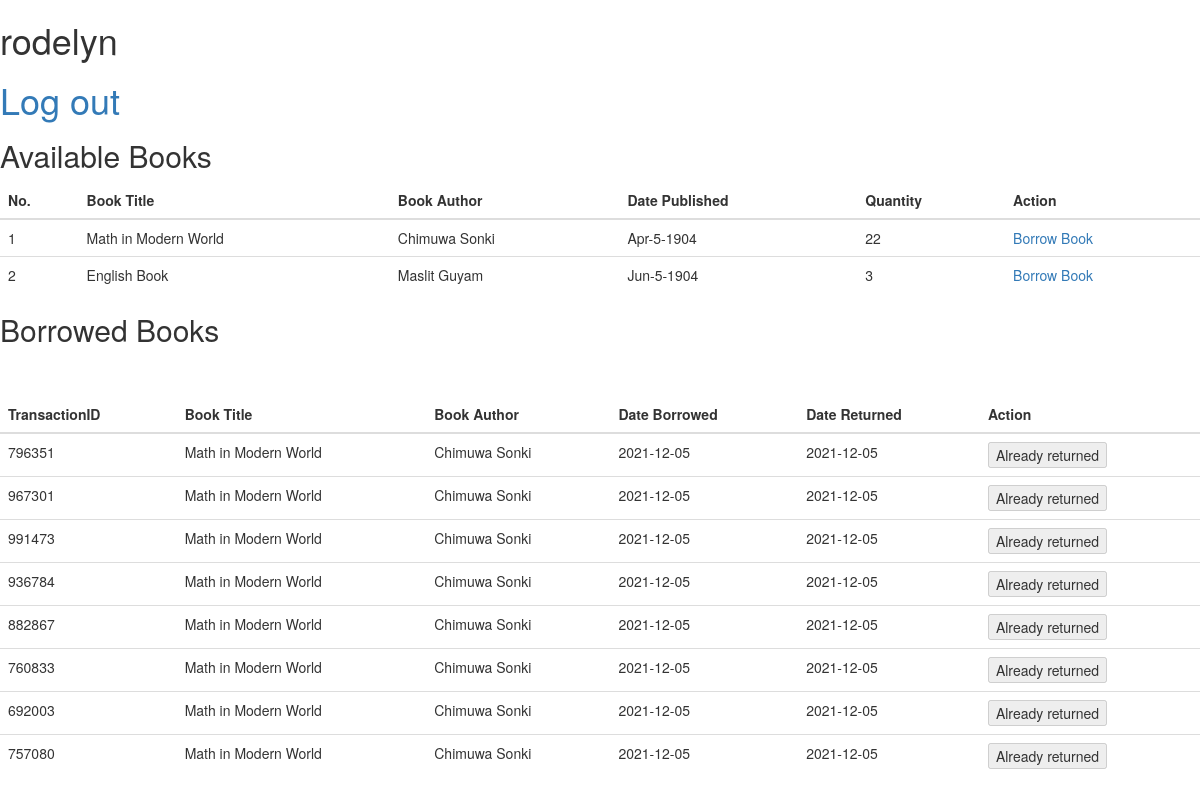
/mainpage.php (signed in), run on the app's committed database.
### tables this page shows
CREATE TABLE `tblbooks` (
  `No` int(11) NOT NULL,
  `BookTitle` varchar(50) NOT NULL,
  `BookAuthor` varchar(25) NOT NULL,
  `DatePublished` varchar(50) NOT NULL,
  `Quantity` int(11) NOT NULL
);

CREATE TABLE `booktransactions` (
  `TransactionID` int(11) NOT NULL,
  `BID` int(11) NOT NULL,
  `UserID` int(11) NOT NULL,
  `DateBorrowed` date NOT NULL,
  `DateReturned` date NOT NULL
);

### mainpage.php (the view, shortened to what this page needs)
<!DOCTYPE html>
<html lang = "en">
<head>
	<link rel="stylesheet" href="users.css"/>
	 <link rel="stylesheet" href="https://maxcdn.bootstrapcdn.com/bootstrap/3.3.7/css/bootstrap.min.css">
</head>
<body><div><h1><?php
echo $_SESSION['username'];
?></h1>
</div><div><h1>
<a href="logout.php">Log out</a></h1>
</div>
	<h2>Available Books</h2>
	<?php
	$servername = "localhost";
	$username = "root";
	$password = "";
	$dbname = "prjctable";
	$link = mysqli_connect($servername, $username, $password, $dbname);
?>
<p>
<table class="table">
	<thead>
		<tr>
			<th>No.</th>
			<th>Book Title</th>
			<th>Book Author</th>
			<th>Date Published</th>
			<th>Quantity</th>
			<th>Action</th>
		</tr>
	</thead>
	<?php
			$query = "select * from tblbooks";
			$result = mysqli_query($link, $query);
			while ($row = mysqli_fetch_array($result)) {
				echo "<tr>";
				echo "<td>" . $row['No'] . "</td>";
				echo "<td>" . $row['BookTitle'] . "</td>";
				echo "<td>" . $row['BookAuthor'] . "</td>";
				echo "<td>" . $row['DatePublished'] . "</td>";
				echo "<td>" . $row['Quantity'] . "</td>";
				echo "<td> "?>
						<a href = "mainpage.php?id=<?php echo $row['No']; ?>&del=delete" > Borrow Book </a>
					</td>
				</tr>
				<?php $n++;
			} ?>
</table>
<h2>Borrowed Books</h2>
<table class="table">
	<thead>
		<tr>
			<th>TransactionID</th>
			<th>Book Title</th>
			<th>Book Author</th>
			<th>Date Borrowed</th>
			<th>Date Returned</th>
			<th>Action</th>
		</tr>
	</thead>
<br>
<br>
	<?php
			$query = "SELECT * FROM `booktransactions`,users,tblbooks WHERE users.user_id=booktransactions.UserID AND tblbooks.No=booktransactions.BID";
			$result = mysqli_query($link, $query);
			while ($row = mysqli_fetch_array($result)) {
				echo "<tr>";
				echo "<td>" . $row['TransactionID'] . "</td>";
				echo "<td>" . $row['BookTitle'] . "</td>";
				echo "<td>" . $row['BookAuthor'] . "</td>";
				echo "<td>" . $row['DateBorrowed'] . "</td>";
				echo "<td>" . $row['DateReturned'] . "</td>";
				echo "<td> "?><?php if($row['DateReturned']=="0000-00-00"
){?><button>
						<a href = "mainpage.php?ids=<?php echo $row['TransactionID']; ?>&id=<?php echo $row['BID']; ?>&dels=delete" > Return Book </a>
					</button>
<?php }else{ ?>
<button disabled="">Already returned</button>
<?php } ?>
				</td>
				</tr>
				<?php $n++;
			}
			?>
<body>
</html>

### css/users.css (style rules this page uses)
body { margin: 0; padding: 0; font-family: 'Poppins', sans-serif; height: 100vh; }

### data on the page
tblbooks: No "1", BookTitle "Math in Modern World", BookAuthor "Chimuwa Sonki", DatePublished "Apr-5-1904", Quantity "22"
tblbooks: No "2", BookTitle "English Book", BookAuthor "Maslit Guyam", DatePublished "Jun-5-1904", Quantity "3"
booktransactions: TransactionID "796351", tblbooks.BookTitle "Math in Modern World", tblbooks.BookAuthor "Chimuwa Sonki", DateBorrowed "2021-12-05", DateReturned "2021-12-05", shows "Already returned"
booktransactions: TransactionID "967301", tblbooks.BookTitle "Math in Modern World", tblbooks.BookAuthor "Chimuwa Sonki", DateBorrowed "2021-12-05", DateReturned "2021-12-05", shows "Already returned"
booktransactions: TransactionID "991473", tblbooks.BookTitle "Math in Modern World", tblbooks.BookAuthor "Chimuwa Sonki", DateBorrowed "2021-12-05", DateReturned "2021-12-05", shows "Already returned"
booktransactions: TransactionID "936784", tblbooks.BookTitle "Math in Modern World", tblbooks.BookAuthor "Chimuwa Sonki", DateBorrowed "2021-12-05", DateReturned "2021-12-05", shows "Already returned"
booktransactions: TransactionID "882867", tblbooks.BookTitle "Math in Modern World", tblbooks.BookAuthor "Chimuwa Sonki", DateBorrowed "2021-12-05", DateReturned "2021-12-05", shows "Already returned"
booktransactions: TransactionID "760833", tblbooks.BookTitle "Math in Modern World", tblbooks.BookAuthor "Chimuwa Sonki", DateBorrowed "2021-12-05", DateReturned "2021-12-05", shows "Already returned"
booktransactions: TransactionID "692003", tblbooks.BookTitle "Math in Modern World", tblbooks.BookAuthor "Chimuwa Sonki", DateBorrowed "2021-12-05", DateReturned "2021-12-05", shows "Already returned"
booktransactions: TransactionID "757080", tblbooks.BookTitle "Math in Modern World", tblbooks.BookAuthor "Chimuwa Sonki", DateBorrowed "2021-12-05", DateReturned "2021-12-05", shows "Already returned"

### other printed values
$_SESSION['username'] "rodelyn"
